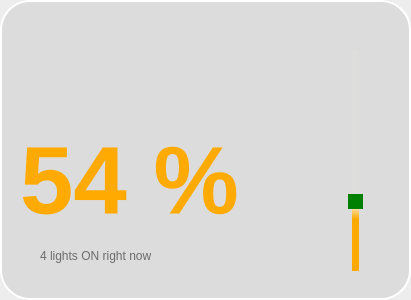
    <widget class="QFrame" name="frame_5">
     <property name="geometry">
      <rect>
       <x>899</x>
       <y>130</y>
       <width>411</width>
       <height>300</height>
      </rect>
     </property>
     <property name="styleSheet">
      <string notr="true">QFrame{
background-color: qlineargradient(spread:pad, x1:0.98, y1:0.471364, x2:1, y2:0.472, stop:1 rgba(0, 0, 0, 18));
border-style: outset;
border-color:#FFF;
border-width:2px;
border-radius:30px;

}</string>
     </property>
     <property name="frameShape">
      <enum>QFrame::StyledPanel</enum>
     </property>
     <property name="frameShadow">
      <enum>QFrame::Raised</enum>
     </property>
     <widget class="QFrame" name="frame_15">
      <property name="geometry">
       <rect>
        <x>10</x>
        <y>10</y>
        <width>81</width>
        <height>81</height>
       </rect>
      </property>
      <property name="styleSheet">
       <string notr="true">background-image: url(:/newPrefix/icon/icons8-reflector-bulb-80.png);
border:none;
background-color:none;</string>
      </property>
      <property name="frameShape">
       <enum>QFrame::StyledPanel</enum>
      </property>
      <property name="frameShadow">
       <enum>QFrame::Raised</enum>
      </property>
     </widget>
     <widget class="QLabel" name="lightintensity_label_2">
      <property name="geometry">
       <rect>
        <x>20</x>
        <y>130</y>
        <width>271</width>
        <height>101</height>
       </rect>
      </property>
      <property name="font">
       <font>
        <family>Segoe UI Historic</family>
        <pointsize>72</pointsize>
        <weight>99</weight>
        <italic>false</italic>
        <bold>true</bold>
       </font>
      </property>
      <property name="styleSheet">
       <string notr="true">color: rgb(255, 170, 0);
border :none;
background-color:none;
font: 75 72pt &quot;Segoe UI Historic&quot;;
font-weight:900;</string>
      </property>
      <property name="text">
       <string>54 %</string>
      </property>
     </widget>
     <widget class="QSlider" name="lightintensity_slider_2">
      <property name="geometry">
       <rect>
        <x>330</x>
        <y>50</y>
        <width>51</width>
        <height>221</height>
       </rect>
      </property>
      <property name="styleSheet">
       <string notr="true">QSlider::groove:vertical {
    position: absolute; /* absolutely position 4px from the left and right of the widget. setting margins on the widget should work too... */
    left: 2px; right: 2px;
}

QSlider::handle:vertical {
    height: 10px;
    background: green;
    margin: 0 -4px; /* expand outside the groove */
}

QSlider::add-page:vertical {
   
	
	background-color: qlineargradient(spread:pad, x1:0.527, y1:1, x2:0.532338, y2:0, stop:0.751244 rgba(255, 170, 0, 255), stop:1 rgba(255, 255, 255, 255));
}

QSlider::sub-page:vertical {

	background-color: rgb(222, 223, 220);

}</string>
      </property>
      <property name="value">
       <number>30</number>
      </property>
      <property name="orientation">
       <enum>Qt::Vertical</enum>
      </property>
     </widget>
     <widget class="QLabel" name="airdevice_2">
      <property name="geometry">
       <rect>
        <x>40</x>
        <y>240</y>
        <width>251</width>
        <height>31</height>
       </rect>
      </property>
      <property name="styleSheet">
       <string notr="true">background-color:none;
font: 75 10pt &quot;Segoe UI Historic&quot;;
border:none;
color: rgb(108, 108, 108);</string>
      </property>
      <property name="text">
       <string>4 lights ON right now</string>
      </property>
     </widget>
     <zorder>lightintensity_label_2</zorder>
     <zorder>lightintensity_slider_2</zorder>
     <zorder>frame_15</zorder>
     <zorder>airdevice_2</zorder>
    </widget>
